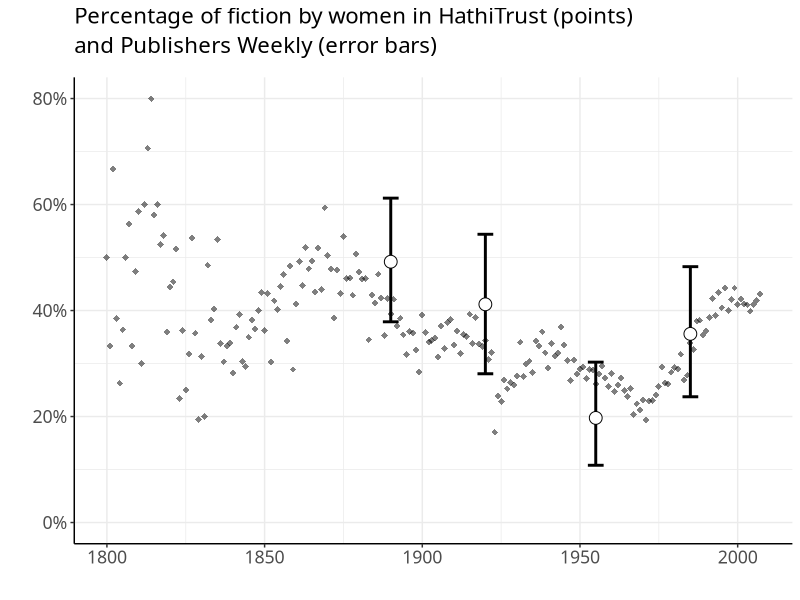
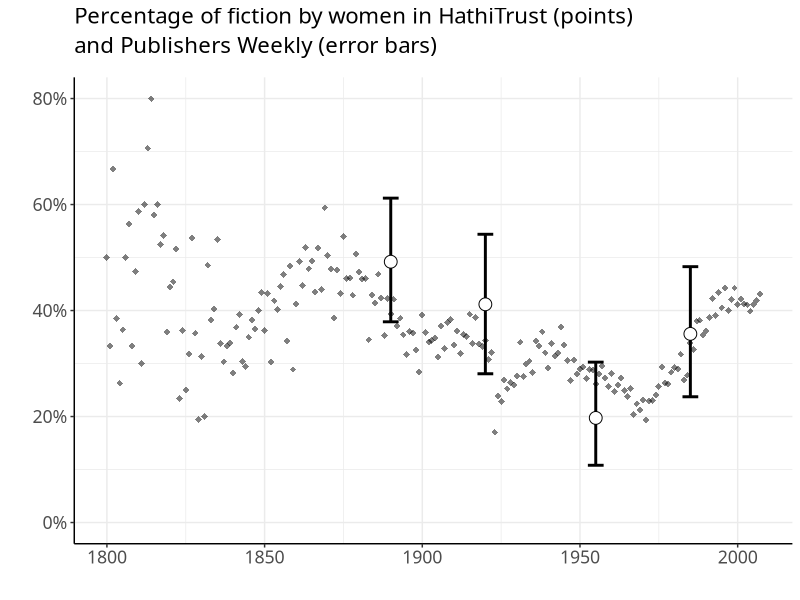

Source code (R) for these figures, in order:
library(ggplot2)
library(scales)
library(dplyr)

this.dir <- dirname(parent.frame(2)$ofile)
setwd(this.dir)

errors <- read.csv('../1counting/pubweeklyerrorbars.csv')
hathi <- read.csv('../1counting/authorratios.csv')

p <- ggplot() + 
  geom_errorbar(data=errors, mapping=aes(x=year, ymin=low, ymax=high), width=5, size=1, color="black") + 
  geom_point(data=errors, mapping=aes(x=year, y=mean), size=4, shape=21, fill="white") +
  geom_point(data = hathi, mapping = aes(x = year, y = authratio), shape = 18, size = 2, alpha = 0.5) + 
  ylab('') +
  scale_y_continuous(labels = percent, limits = c(0, 0.8)) +
  xlab('') + theme(text = element_text(size = 15)) +
  ggtitle('Percentage of fiction by women in HathiTrust (points)\nand Publishers Weekly (error bars)') +
  xlim(1800, 2007) + 
  theme_bw() +
  theme(text = element_text(size = 16, family = "Avenir Next Medium"), 
        panel.border = element_blank(),
        axis.line = element_line(color = 'black'),
        plot.title = element_text(margin = margin(b = 14), size = 16, lineheight = 1.1))

tiff("fig1.tiff", height = 6, width = 9, units = 'in', res=400)
plot(p)
dev.off()
plot(p)